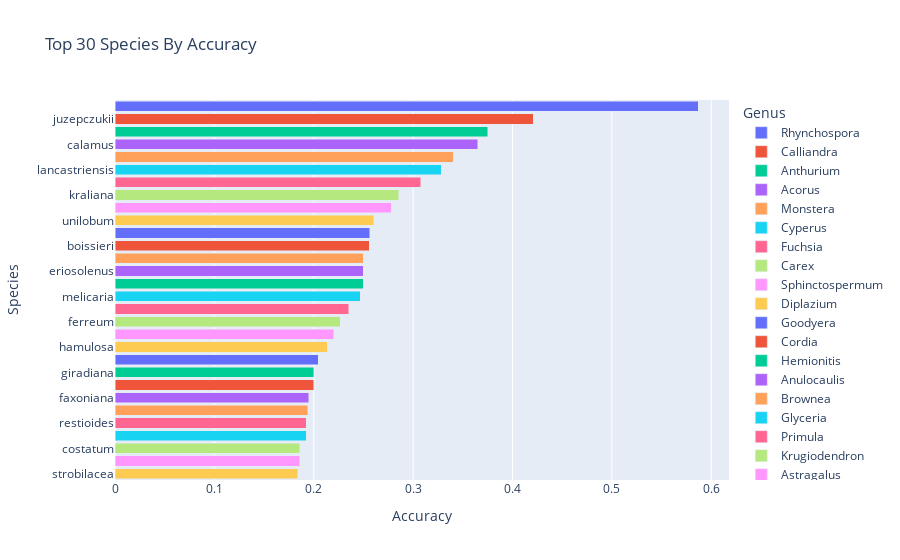

The cell this chart's notebook holds for it:
### Code cell
plot_top_n(correct_species, 30, "Top 30 Species By Accuracy", "species", horizontal=True, color='lightcoral')

### Figure 1 — Plotly figure (JSON) as saved in the notebook; plotly's stock layout.template omitted (floating-point values rounded to 4 significant figures)
{"data": [{"alignmentgroup": "True", "customdata": [["Cyperaceae"]], "hovertemplate": "Genus=Rhynchospora<br>Accuracy=%{x}<br>Species=%{y}<br>Family=%{customdata[0]}<extra></extra>", "legendgroup": "Rhynchospora", "marker": {"color": "#636efa", "pattern": {"shape": ""}}, "name": "Rhynchospora", "offsetgroup": "Rhynchospora", "orientation": "h", "showlegend": true, "textposition": "auto", "type": "bar", "x": [0.587], "xaxis": "x", "y": ["lindeniana"], "yaxis": "y"}, {"alignmentgroup": "True", "customdata": [["Fabaceae"]], "hovertemplate": "Genus=Calliandra<br>Accuracy=%{x}<br>Species=%{y}<br>Family=%{customdata[0]}<extra></extra>", "legendgroup": "Calliandra", "marker": {"color": "#EF553B", "pattern": {"shape": ""}}, "name": "Calliandra", "offsetgroup": "Calliandra", "orientation": "h", "showlegend": true, "textposition": "auto", "type": "bar", "x": [0.4211], "xaxis": "x", "y": ["juzepczukii"], "yaxis": "y"}, {"alignmentgroup": "True", "customdata": [["Araceae"]], "hovertemplate": "Genus=Anthurium<br>Accuracy=%{x}<br>Species=%{y}<br>Family=%{customdata[0]}<extra></extra>", "legendgroup": "Anthurium", "marker": {"color": "#00cc96", "pattern": {"shape": ""}}, "name": "Anthurium", "offsetgroup": "Anthurium", "orientation": "h", "showlegend": true, "textposition": "auto", "type": "bar", "x": [0.375], "xaxis": "x", "y": ["obscurinervium"], "yaxis": "y"}, {"alignmentgroup": "True", "customdata": [["Acoraceae"]], "hovertemplate": "Genus=Acorus<br>Accuracy=%{x}<br>Species=%{y}<br>Family=%{customdata[0]}<extra></extra>", "legendgroup": "Acorus", "marker": {"color": "#ab63fa", "pattern": {"shape": ""}}, "name": "Acorus", "offsetgroup": "Acorus", "orientation": "h", "showlegend": true, "textposition": "auto", "type": "bar", "x": [0.3649], "xaxis": "x", "y": ["calamus"], "yaxis": "y"}, {"alignmentgroup": "True", "customdata": [["Araceae"]], "hovertemplate": "Genus=Monstera<br>Accuracy=%{x}<br>Species=%{y}<br>Family=%{customdata[0]}<extra></extra>", "legendgroup": "Monstera", "marker": {"color": "#FFA15A", "pattern": {"shape": ""}}, "name": "Monstera", "offsetgroup": "Monstera", "orientation": "h", "showlegend": true, "textposition": "auto", "type": "bar", "x": [0.3404], "xaxis": "x", "y": ["deliciosa"], "yaxis": "y"}, {"alignmentgroup": "True", "customdata": [["Cyperaceae"]], "hovertemplate": "Genus=Cyperus<br>Accuracy=%{x}<br>Species=%{y}<br>Family=%{customdata[0]}<extra></extra>", "legendgroup": "Cyperus", "marker": {"color": "#19d3f3", "pattern": {"shape": ""}}, "name": "Cyperus", "offsetgroup": "Cyperus", "orientation": "h", "showlegend": true, "textposition": "auto", "type": "bar", "x": [0.3284], "xaxis": "x", "y": ["lancastriensis"], "yaxis": "y"}, {"alignmentgroup": "True", "customdata": [["Onagraceae"]], "hovertemplate": "Genus=Fuchsia<br>Accuracy=%{x}<br>Species=%{y}<br>Family=%{customdata[0]}<extra></extra>", "legendgroup": "Fuchsia", "marker": {"color": "#FF6692", "pattern": {"shape": ""}}, "name": "Fuchsia", "offsetgroup": "Fuchsia", "orientation": "h", "showlegend": true, "textposition": "auto", "type": "bar", "x": [0.3077], "xaxis": "x", "y": ["brevilobis"], "yaxis": "y"}, {"alignmentgroup": "True", "customdata": [["Cyperaceae"]], "hovertemplate": "Genus=Carex<br>Accuracy=%{x}<br>Species=%{y}<br>Family=%{customdata[0]}<extra></extra>", "legendgroup": "Carex", "marker": {"color": "#B6E880", "pattern": {"shape": ""}}, "name": "Carex", "offsetgroup": "Carex", "orientation": "h", "showlegend": true, "textposition": "auto", "type": "bar", "x": [0.2857], "xaxis": "x", "y": ["kraliana"], "yaxis": "y"}, {"alignmentgroup": "True", "customdata": [["Fabaceae"]], "hovertemplate": "Genus=Sphinctospermum<br>Accuracy=%{x}<br>Species=%{y}<br>Family=%{customdata[0]}<extra></extra>", "legendgroup": "Sphinctospermum", "marker": {"color": "#FF97FF", "pattern": {"shape": ""}}, "name": "Sphinctospermum", "offsetgroup": "Sphinctospermum", "orientation": "h", "showlegend": true, "textposition": "auto", "type": "bar", "x": [0.2778], "xaxis": "x", "y": ["constrictum"], "yaxis": "y"}, {"alignmentgroup": "True", "customdata": [["Aspleniaceae"]], "hovertemplate": "Genus=Diplazium<br>Accuracy=%{x}<br>Species=%{y}<br>Family=%{customdata[0]}<extra></extra>", "legendgroup": "Diplazium", "marker": {"color": "#FECB52", "pattern": {"shape": ""}}, "name": "Diplazium", "offsetgroup": "Diplazium", "orientation": "h", "showlegend": true, "textposition": "auto", "type": "bar", "x": [0.2603], "xaxis": "x", "y": ["unilobum"], "yaxis": "y"}, {"alignmentgroup": "True", "customdata": [["Orchidaceae"]], "hovertemplate": "Genus=Goodyera<br>Accuracy=%{x}<br>Species=%{y}<br>Family=%{customdata[0]}<extra></extra>", "legendgroup": "Goodyera", "marker": {"color": "#636efa", "pattern": {"shape": ""}}, "name": "Goodyera", "offsetgroup": "Goodyera", "orientation": "h", "showlegend": true, "textposition": "auto", "type": "bar", "x": [0.2564], "xaxis": "x", "y": ["tesselata"], "yaxis": "y"}, {"alignmentgroup": "True", "customdata": [["Boraginaceae"]], "hovertemplate": "Genus=Cordia<br>Accuracy=%{x}<br>Species=%{y}<br>Family=%{customdata[0]}<extra></extra>", "legendgroup": "Cordia", "marker": {"color": "#EF553B", "pattern": {"shape": ""}}, "name": "Cordia", "offsetgroup": "Cordia", "orientation": "h", "showlegend": true, "textposition": "auto", "type": "bar", "x": [0.2558], "xaxis": "x", "y": ["boissieri"], "yaxis": "y"}, {"alignmentgroup": "True", "customdata": [["Pteridaceae"]], "hovertemplate": "Genus=Hemionitis<br>Accuracy=%{x}<br>Species=%{y}<br>Family=%{customdata[0]}<extra></extra>", "legendgroup": "Hemionitis", "marker": {"color": "#00cc96", "pattern": {"shape": ""}}, "name": "Hemionitis", "offsetgroup": "Hemionitis", "orientation": "h", "showlegend": true, "textposition": "auto", "type": "bar", "x": [0.25], "xaxis": "x", "y": ["artax"], "yaxis": "y"}, {"alignmentgroup": "True", "customdata": [["Nyctaginaceae"]], "hovertemplate": "Genus=Anulocaulis<br>Accuracy=%{x}<br>Species=%{y}<br>Family=%{customdata[0]}<extra></extra>", "legendgroup": "Anulocaulis", "marker": {"color": "#ab63fa", "pattern": {"shape": ""}}, "name": "Anulocaulis", "offsetgroup": "Anulocaulis", "orientation": "h", "showlegend": true, "textposition": "auto", "type": "bar", "x": [0.25], "xaxis": "x", "y": ["eriosolenus"], "yaxis": "y"}, {"alignmentgroup": "True", "customdata": [["Fabaceae"]], "hovertemplate": "Genus=Brownea<br>Accuracy=%{x}<br>Species=%{y}<br>Family=%{customdata[0]}<extra></extra>", "legendgroup": "Brownea", "marker": {"color": "#FFA15A", "pattern": {"shape": ""}}, "name": "Brownea", "offsetgroup": "Brownea", "orientation": "h", "showlegend": true, "textposition": "auto", "type": "bar", "x": [0.25], "xaxis": "x", "y": ["grandiceps"], "yaxis": "y"}, {"alignmentgroup": "True", "customdata": [["Poaceae"]], "hovertemplate": "Genus=Glyceria<br>Accuracy=%{x}<br>Species=%{y}<br>Family=%{customdata[0]}<extra></extra>", "legendgroup": "Glyceria", "marker": {"color": "#19d3f3", "pattern": {"shape": ""}}, "name": "Glyceria", "offsetgroup": "Glyceria", "orientation": "h", "showlegend": true, "textposition": "auto", "type": "bar", "x": [0.2468], "xaxis": "x", "y": ["melicaria"], "yaxis": "y"}, {"alignmentgroup": "True", "customdata": [["Primulaceae"]], "hovertemplate": "Genus=Primula<br>Accuracy=%{x}<br>Species=%{y}<br>Family=%{customdata[0]}<extra></extra>", "legendgroup": "Primula", "marker": {"color": "#FF6692", "pattern": {"shape": ""}}, "name": "Primula", "offsetgroup": "Primula", "orientation": "h", "showlegend": true, "textposition": "auto", "type": "bar", "x": [0.2353], "xaxis": "x", "y": ["frenchii"], "yaxis": "y"}, {"alignmentgroup": "True", "customdata": [["Rhamnaceae"]], "hovertemplate": "Genus=Krugiodendron<br>Accuracy=%{x}<br>Species=%{y}<br>Family=%{customdata[0]}<extra></extra>", "legendgroup": "Krugiodendron", "marker": {"color": "#B6E880", "pattern": {"shape": ""}}, "name": "Krugiodendron", "offsetgroup": "Krugiodendron", "orientation": "h", "showlegend": true, "textposition": "auto", "type": "bar", "x": [0.2267], "xaxis": "x", "y": ["ferreum"], "yaxis": "y"}, {"alignmentgroup": "True", "customdata": [["Fabaceae"]], "hovertemplate": "Genus=Astragalus<br>Accuracy=%{x}<br>Species=%{y}<br>Family=%{customdata[0]}<extra></extra>", "legendgroup": "Astragalus", "marker": {"color": "#FF97FF", "pattern": {"shape": ""}}, "name": "Astragalus", "offsetgroup": "Astragalus", "orientation": "h", "showlegend": true, "textposition": "auto", "type": "bar", "x": [0.22], "xaxis": "x", "y": ["hamiltonii"], "yaxis": "y"}, {"alignmentgroup": "True", "customdata": [["Poaceae"]], "hovertemplate": "Genus=Aristida<br>Accuracy=%{x}<br>Species=%{y}<br>Family=%{customdata[0]}<extra></extra>", "legendgroup": "Aristida", "marker": {"color": "#FECB52", "pattern": {"shape": ""}}, "name": "Aristida", "offsetgroup": "Aristida", "orientation": "h", "showlegend": true, "textposition": "auto", "type": "bar", "x": [0.2133], "xaxis": "x", "y": ["hamulosa"], "yaxis": "y"}, {"alignmentgroup": "True", "customdata": [["Campanulaceae"]], "hovertemplate": "Genus=Centropogon<br>Accuracy=%{x}<br>Species=%{y}<br>Family=%{customdata[0]}<extra></extra>", "legendgroup": "Centropogon", "marker": {"color": "#636efa", "pattern": {"shape": ""}}, "name": "Centropogon", "offsetgroup": "Centropogon", "orientation": "h", "showlegend": true, "textposition": "auto", "type": "bar", "x": [0.2045], "xaxis": "x", "y": ["granulosus"], "yaxis": "y"}, {"alignmentgroup": "True", "customdata": [["Amaryllidaceae"]], "hovertemplate": "Genus=Hippeastrum<br>Accuracy=%{x}<br>Species=%{y}<br>Family=%{customdata[0]}<extra></extra>", "legendgroup": "Hippeastrum", "marker": {"color": "#EF553B", "pattern": {"shape": ""}}, "name": "Hippeastrum", "offsetgroup": "Hippeastrum", "orientation": "h", "showlegend": true, "textposition": "auto", "type": "bar", "x": [0.2], "xaxis": "x", "y": ["aulicum"], "yaxis": "y"}, {"alignmentgroup": "True", "customdata": [["Vitaceae"]], "hovertemplate": "Genus=Vitis<br>Accuracy=%{x}<br>Species=%{y}<br>Family=%{customdata[0]}<extra></extra>", "legendgroup": "Vitis", "marker": {"color": "#00cc96", "pattern": {"shape": ""}}, "name": "Vitis", "offsetgroup": "Vitis", "orientation": "h", "showlegend": true, "textposition": "auto", "type": "bar", "x": [0.2], "xaxis": "x", "y": ["giradiana"], "yaxis": "y"}, {"alignmentgroup": "True", "customdata": [["Asparagaceae"]], "hovertemplate": "Genus=Yucca<br>Accuracy=%{x}<br>Species=%{y}<br>Family=%{customdata[0]}<extra></extra>", "legendgroup": "Yucca", "marker": {"color": "#ab63fa", "pattern": {"shape": ""}}, "name": "Yucca", "offsetgroup": "Yucca", "orientation": "h", "showlegend": true, "textposition": "auto", "type": "bar", "x": [0.1951], "xaxis": "x", "y": ["faxoniana"], "yaxis": "y"}, {"alignmentgroup": "True", "customdata": [["Plantaginaceae"]], "hovertemplate": "Genus=Angelonia<br>Accuracy=%{x}<br>Species=%{y}<br>Family=%{customdata[0]}<extra></extra>", "legendgroup": "Angelonia", "marker": {"color": "#FFA15A", "pattern": {"shape": ""}}, "name": "Angelonia", "offsetgroup": "Angelonia", "orientation": "h", "showlegend": true, "textposition": "auto", "type": "bar", "x": [0.194], "xaxis": "x", "y": ["salicariifolia"], "yaxis": "y"}, {"alignmentgroup": "True", "customdata": [["Zamiaceae"]], "hovertemplate": "Genus=Ceratozamia<br>Accuracy=%{x}<br>Species=%{y}<br>Family=%{customdata[0]}<extra></extra>", "legendgroup": "Ceratozamia", "marker": {"color": "#19d3f3", "pattern": {"shape": ""}}, "name": "Ceratozamia", "offsetgroup": "Ceratozamia", "orientation": "h", "showlegend": true, "textposition": "auto", "type": "bar", "x": [0.1923], "xaxis": "x", "y": ["matudae"], "yaxis": "y"}, {"alignmentgroup": "True", "customdata": [["Cyperaceae"]], "hovertemplate": "Genus=Machaerina<br>Accuracy=%{x}<br>Species=%{y}<br>Family=%{customdata[0]}<extra></extra>", "legendgroup": "Machaerina", "marker": {"color": "#FF6692", "pattern": {"shape": ""}}, "name": "Machaerina", "offsetgroup": "Machaerina", "orientation": "h", "showlegend": true, "textposition": "auto", "type": "bar", "x": [0.1923], "xaxis": "x", "y": ["restioides"], "yaxis": "y"}, {"alignmentgroup": "True", "customdata": [["Polypodiaceae"]], "hovertemplate": "Genus=Campyloneurum<br>Accuracy=%{x}<br>Species=%{y}<br>Family=%{customdata[0]}<extra></extra>", "legendgroup": "Campyloneurum", "marker": {"color": "#B6E880", "pattern": {"shape": ""}}, "name": "Campyloneurum", "offsetgroup": "Campyloneurum", "orientation": "h", "showlegend": true, "textposition": "auto", "type": "bar", "x": [0.1858], "xaxis": "x", "y": ["costatum"], "yaxis": "y"}, {"alignmentgroup": "True", "customdata": [["Droseraceae"]], "hovertemplate": "Genus=Dionaea<br>Accuracy=%{x}<br>Species=%{y}<br>Family=%{customdata[0]}<extra></extra>", "legendgroup": "Dionaea", "marker": {"color": "#FF97FF", "pattern": {"shape": ""}}, "name": "Dionaea", "offsetgroup": "Dionaea", "orientation": "h", "showlegend": true, "textposition": "auto", "type": "bar", "x": [0.1857], "xaxis": "x", "y": ["muscipula"], "yaxis": "y"}, {"alignmentgroup": "True", "customdata": [["Bromeliaceae"]], "hovertemplate": "Genus=Acanthostachys<br>Accuracy=%{x}<br>Species=%{y}<br>Family=%{customdata[0]}<extra></extra>", "legendgroup": "Acanthostachys", "marker": {"color": "#FECB52", "pattern": {"shape": ""}}, "name": "Acanthostachys", "offsetgroup": "Acanthostachys", "orientation": "h", "showlegend": true, "textposition": "auto", "type": "bar", "x": [0.1839], "xaxis": "x", "y": ["strobilacea"], "yaxis": "y"}], "layout": {"barmode": "stack", "legend": {"title": {"text": "Genus"}, "tracegroupgap": 0}, "title": {"text": "Top 30 Species By Accuracy"}, "xaxis": {"anchor": "y", "domain": [0, 1], "title": {"text": "Accuracy"}}, "yaxis": {"anchor": "x", "categoryorder": "total ascending", "domain": [0, 1], "title": {"text": "Species"}}}}
